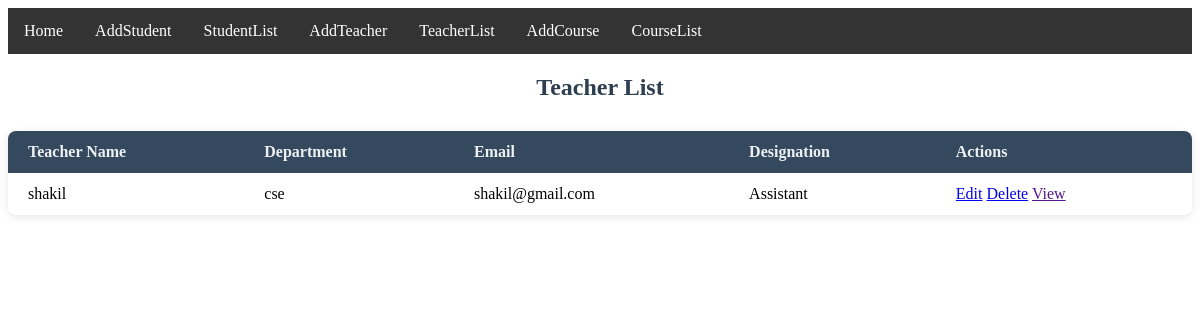
Page /TeacherList/ on the earlier database version.
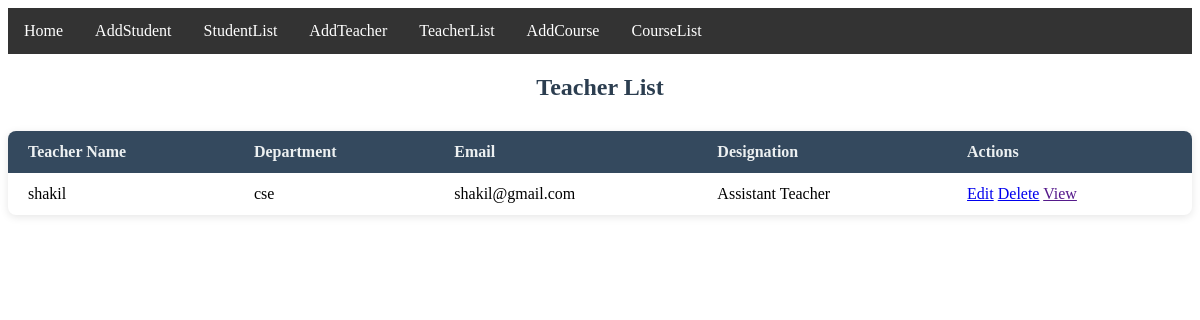
Same page on the later database version.
### reviewApp/models.py (models this page shows)
class TeacherModel(models.Model):
    Teacher_Name=models.CharField(max_length=100)
    Department_Name=models.CharField(max_length=150)
    Email=models.EmailField()
    Designation=models.CharField(max_length=150)

### reviewProject/views.py (the view)
# urls.py: path('TeacherList/', TeacherList,name='TeacherList'),
def TeacherList(request):
    teacherData = TeacherModel.objects.all()
    context={
        'teacherList' : teacherData,
    }
    return render(request,'TeacherList.html',context)

### Template/TeacherList.html (shortened to what this page needs)
{% extends 'master.html' %}
{% block body %}
<body>
<h2>Teacher List</h2>
<table>
  <thead>
  <tr>
    <th>Teacher Name</th>
    <th>Department</th>
    <th>Email</th>
    <th>Designation</th>
    <th>Actions</th>
  </tr>
  </thead>
{% for i in teacherList %}
  <tr>
    <td>{{i.Teacher_Name}}</td>
    <td>{{i.Department_Name}}</td>
    <td>{{i.Email}}</td>
    <td>{{i.Designation}}</td>
    <td class="actions">
        <a href="{% url 'editTeacher' i.id %}">Edit</a>
        <a href=" {% url 'deleteTeacher' i.id %}">Delete</a>
        <a href="">View</a>
      </td>
    </tr>
    {% empty %}
    <tr>
      <td colspan="5" style="text-align:center; padding: 20px; color: #888;">
        No students found.
      </td>
  </tr>
  {% endfor %}
</table>
</body>
{% endblock body %}

Differences in the rows shown:
changed TeacherModel "shakil": Designation "Assistant" → "Assistant Teacher"
